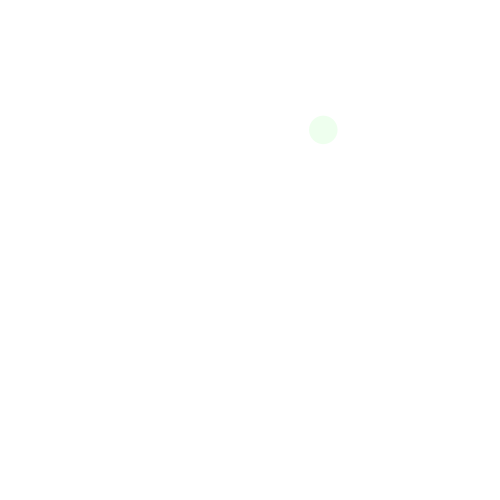
Frame 1 (no input)
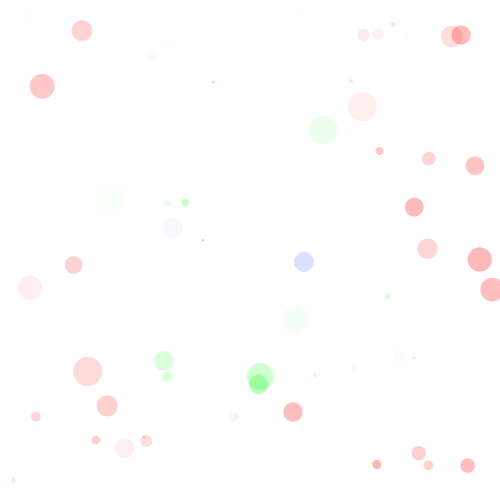
Frame 60 (the mouse pressed at the canvas centre just before this capture)
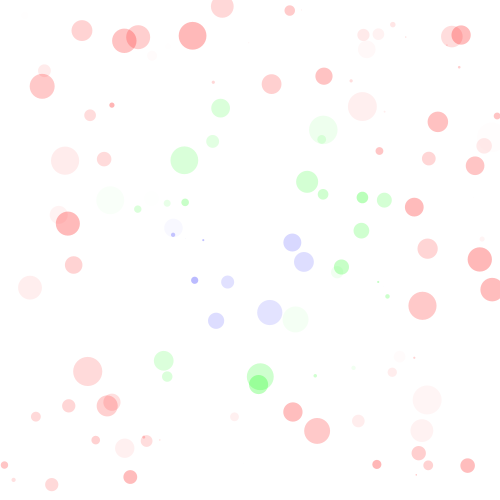
Frame 120 (the mouse held since frame 60 and released just before this capture)

The Processing sketch that drew these frames (run headless with seeded random() and noise(); from frame 60 on, the mouse is pressed at the canvas centre):

// Processing sketch: ThreeWay
// ── ThreeWay.pde
// This program creates random dots in a circle on the screen
//by Joshua Maguire and David Jaggard

//global variables
float x;
float y;
float z;
float sizeC;

//setting up screen and background
void setup(){
  background (255);
  size (500,500);
  noStroke();
}

//every frame make x and y random and check their distance from
///the center fof the screen, which equals z.
void draw(){
  x = random(500);
  y = random (500); 
  z = dist(250,250,x,y);
  sizeC = random(30);
  //THEN, if its within the closest difference, blue
  if (z>=0 && z<=80 ){
    fill (0,0,255,random(75));
    ellipse (x,y,sizeC,sizeC);
  }
  //Othereise, if its in the middle, GREEN
  else if (z>80 && z<=160){
    fill (0,255,0,random(75));
    ellipse (x,y,sizeC,sizeC);
  }
  //all else, its in the outer ring and its RED
  else {
    fill (255,0,0,random(75));
    ellipse (x,y,sizeC,sizeC);
  }
  
}
